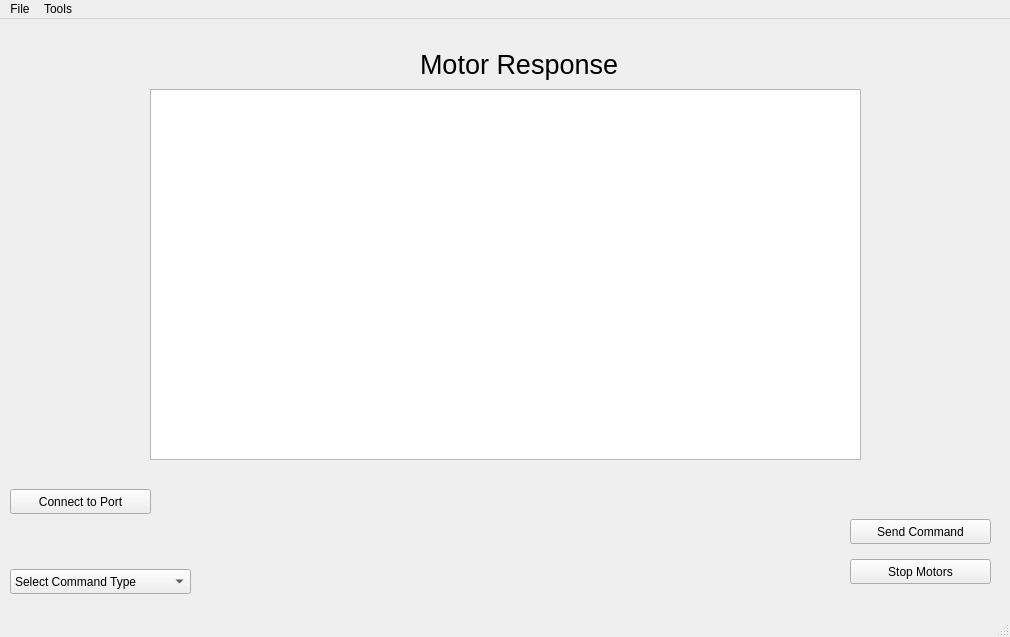
<?xml version="1.0" encoding="UTF-8"?>
<ui version="4.0">
 <class>MainWindow</class>
 <widget class="QMainWindow" name="MainWindow">
  <property name="geometry">
   <rect>
    <x>0</x>
    <y>0</y>
    <width>1010</width>
    <height>637</height>
   </rect>
  </property>
  <property name="windowTitle">
   <string>Controller App</string>
  </property>
  <widget class="QWidget" name="centralwidget">
   <widget class="QLabel" name="label">
    <property name="geometry">
     <rect>
      <x>420</x>
      <y>30</y>
      <width>211</width>
      <height>31</height>
     </rect>
    </property>
    <property name="font">
     <font>
      <pointsize>20</pointsize>
     </font>
    </property>
    <property name="text">
     <string>Motor Response</string>
    </property>
   </widget>
   <widget class="PlotWidget" name="responsePlot">
    <property name="geometry">
     <rect>
      <x>150</x>
      <y>70</y>
      <width>711</width>
      <height>371</height>
     </rect>
    </property>
   </widget>
   <widget class="QPushButton" name="portConnect">
    <property name="geometry">
     <rect>
      <x>10</x>
      <y>470</y>
      <width>141</width>
      <height>25</height>
     </rect>
    </property>
    <property name="text">
     <string>Connect to Port</string>
    </property>
   </widget>
   <widget class="QPushButton" name="send_commandButton">
    <property name="geometry">
     <rect>
      <x>850</x>
      <y>500</y>
      <width>141</width>
      <height>25</height>
     </rect>
    </property>
    <property name="text">
     <string>Send Command</string>
    </property>
   </widget>
   <widget class="QComboBox" name="comboBox">
    <property name="geometry">
     <rect>
      <x>10</x>
      <y>550</y>
      <width>181</width>
      <height>25</height>
     </rect>
    </property>
    <item>
     <property name="text">
      <string>Select Command Type</string>
     </property>
    </item>
    <item>
     <property name="text">
      <string>PWM</string>
     </property>
    </item>
    <item>
     <property name="text">
      <string>PID Position</string>
     </property>
    </item>
    <item>
     <property name="text">
      <string>PID Velocity</string>
     </property>
    </item>
    <item>
     <property name="text">
      <string>PID Vars POS</string>
     </property>
    </item>
    <item>
     <property name="text">
      <string>PID Vars VEL</string>
     </property>
    </item>
   </widget>
   <widget class="QPushButton" name="pushButton_2">
    <property name="geometry">
     <rect>
      <x>850</x>
      <y>540</y>
      <width>141</width>
      <height>25</height>
     </rect>
    </property>
    <property name="text">
     <string>Stop Motors</string>
    </property>
   </widget>
   <widget class="QWidget" name="widget" native="true">
    <property name="geometry">
     <rect>
      <x>210</x>
      <y>459</y>
      <width>611</width>
      <height>121</height>
     </rect>
    </property>
   </widget>
  </widget>
  <widget class="QMenuBar" name="menubar">
   <property name="geometry">
    <rect>
     <x>0</x>
     <y>0</y>
     <width>1010</width>
     <height>22</height>
    </rect>
   </property>
   <widget class="QMenu" name="menuFile">
    <property name="title">
     <string>File</string>
    </property>
   </widget>
   <widget class="QMenu" name="menuTools">
    <property name="title">
     <string>Tools</string>
    </property>
    <widget class="QMenu" name="menuPort">
     <property name="title">
      <string>Port</string>
     </property>
    </widget>
    <widget class="QMenu" name="menuBaudrate">
     <property name="title">
      <string>Baudrate</string>
     </property>
     <addaction name="action115200"/>
     <addaction name="action57600"/>
     <addaction name="action38400"/>
     <addaction name="action19200"/>
     <addaction name="action9600"/>
     <addaction name="action4800"/>
     <addaction name="action2400"/>
     <addaction name="action1200"/>
    </widget>
    <addaction name="menuPort"/>
    <addaction name="menuBaudrate"/>
   </widget>
   <addaction name="menuFile"/>
   <addaction name="menuTools"/>
  </widget>
  <widget class="QStatusBar" name="statusbar"/>
  <action name="actiontest">
   <property name="text">
    <string>test</string>
   </property>
  </action>
  <action name="action115200">
   <property name="text">
    <string>115200</string>
   </property>
  </action>
  <action name="action57600">
   <property name="text">
    <string>57600</string>
   </property>
  </action>
  <action name="action38400">
   <property name="text">
    <string>38400</string>
   </property>
  </action>
  <action name="action19200">
   <property name="text">
    <string>19200</string>
   </property>
  </action>
  <action name="action9600">
   <property name="text">
    <string>9600</string>
   </property>
  </action>
  <action name="action4800">
   <property name="text">
    <string>4800</string>
   </property>
  </action>
  <action name="action2400">
   <property name="text">
    <string>2400</string>
   </property>
  </action>
  <action name="action1200">
   <property name="text">
    <string>1200</string>
   </property>
  </action>
 </widget>
 <customwidgets>
  <customwidget>
   <class>PlotWidget</class>
   <extends>QGraphicsView</extends>
   <header location="global">pyqtgraph</header>
  </customwidget>
 </customwidgets>
 <resources/>
 <connections/>
</ui>
